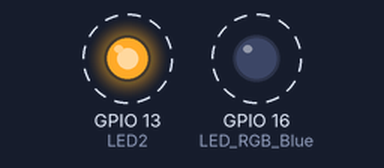
This sketch was run on a simulated ESP32. On the bench: output pins drawn as LEDs (lit = HIGH). Dashed ring = blinking.

Above: at 0.2 s.
Timing chart, 0 to 3.0 s (numbered marks = the images above):
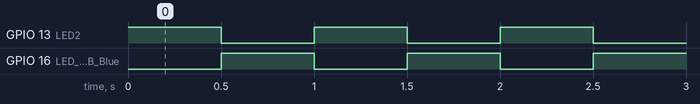

Measured:
- by itself, GPIO 13 (LED2), GPIO 16 (LED_RGB_Blue): alternates HIGH for 0.50 s and LOW for 0.50 s

The sketch:

FISH_Cycle-of-the-day_Code_Solution_Task2.ino
```cpp
// LED2 (built-in ESP32)
// GPIO
#define LED2 13

// RGB LED
// GPIO
#define LED_RGB_Blue 16

// temperature sensor
// GPIO
// library
// define temperaturesensor
// set treshold for the temperature sensor. The variable determines the treshold between warm and cold (°C).

// light sensor
// GPIO
// set treshold for light sensor

// servomotor
// library
// GPIO
// PWM properties servomotor
// define servomotor angles
// define servomotor time

// command_servomotor(): give the angle to the function command_servomotor() and move to the servomotor to the servomotor_Angle
// convert 0-180 degrees to 0-65536

// global variables

// setup the components
void setup()
{
  // setup LED2 as OUTPUT
  pinMode(LED2, OUTPUT);

  // setup LED_RGB as OUTPUT
  pinMode(LED_RGB_Blue, OUTPUT);

  // setup the temperature sensor as INPUT
  // start the temperaturesensor

  // setup the light sensor as INPUT

  // setup servomotor as OUTPUT
  // attach the channel to the GPIO to be controlled
  // define the PWM functionalities of the channel

  // setup the serial communication
  Serial.begin(9600);
}

void loop()
{
  // read and display the temperature (°C)

  // If the temperature sensor value is equal of higher then the temperature treshold print "warm" in the serial monitor.
  // flash the red LED
  digitalWrite(LED2, HIGH);
  digitalWrite(LED_RGB_Blue, LOW);
  delay(500);

  // If the temperature sensor value is lower then the temperature treshold print "cold" in the serial monitor.
  // flash the blue LED
  digitalWrite(LED2, LOW);
  digitalWrite(LED_RGB_Blue, HIGH);
  delay(500);

  // read the current light sensor value

  // If the light sensor value is equal of higher then the light treshold print "day" in the serial monitor.
  // set servomotor time to 1000 ms

  // If the light sensor value is lower then the light treshold print "night" in the serial monitor.
  // set servomotor time to 2000 ms
  // create a movement of the servomotor to angle max and min
}
```
